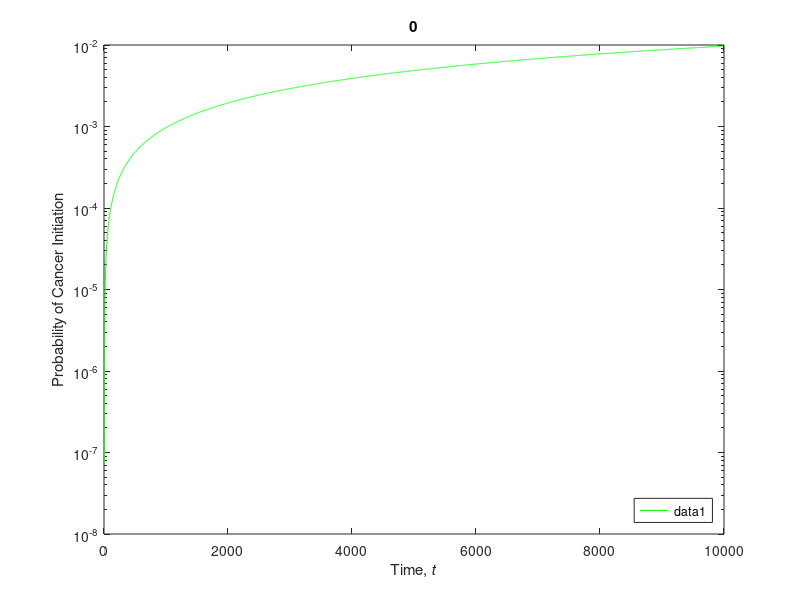
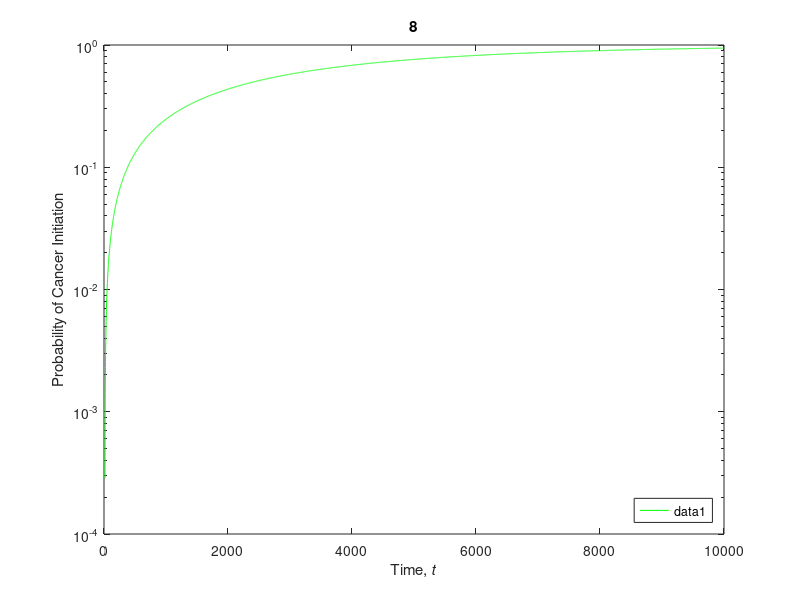
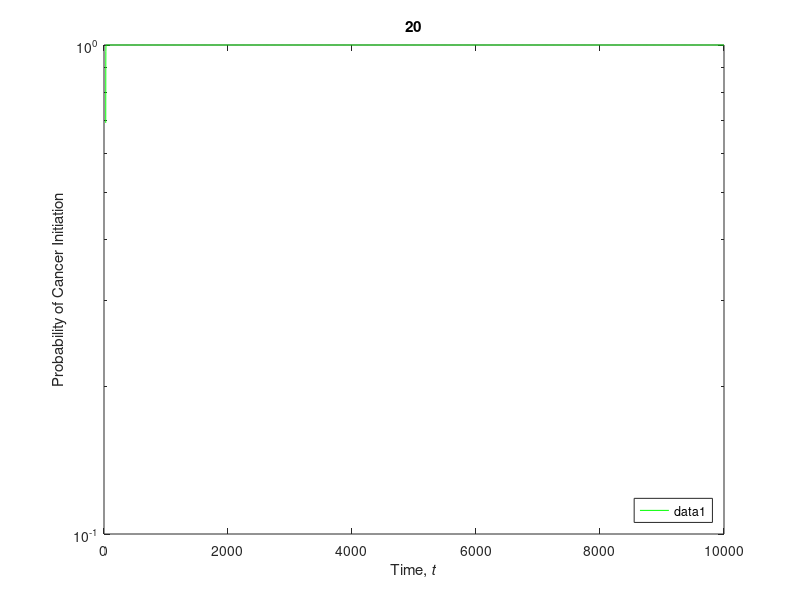
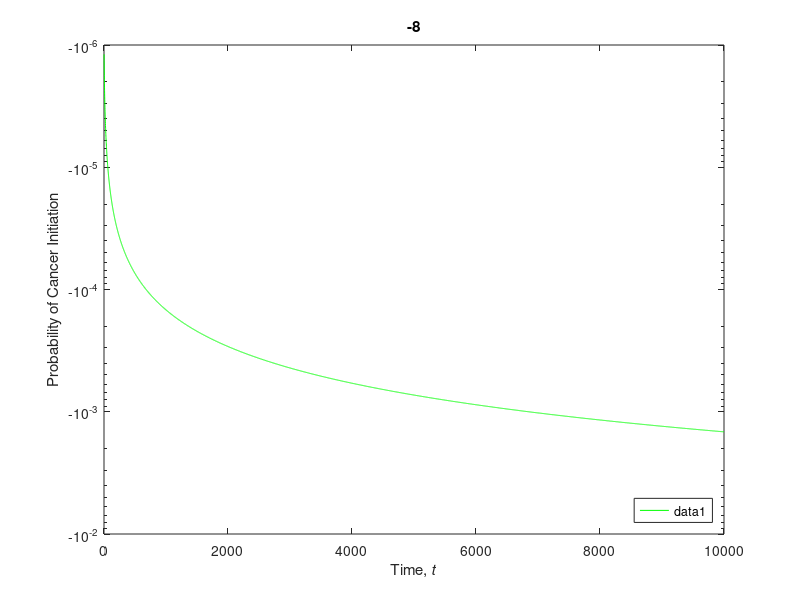

Source code (MATLAB) for these figures, in order:
clear all
close all
   for   y= [0,8,20,-8,7]    ;        %Gamma
   clear H and P3
    t= 0;   
graph_num = 0;
        N=500000;
        tau = 300;
        Ua = 5*10^-8;
        Ub=Ua;
        d=.1;
        z= 15;
        alpha=.5;
        ymin = 10^-3;
        ymax = 1;
        t_max = 10000;

for t = 1:t_max
for i = 1:z
    H(i) = (2^(i-1))*Ub*(2^(z+y-i)-1)*Ua*(t-(z+y-i)); %More precise equation for P3
end
P3(t) = 1-exp((-N/tau)*sum(H)*(1+d));

end


tvec = 1:t_max;
figure
semilogy(tvec,P3,'green')

legend('Location','southeast')
          %Sets axis to one similar to that used in the paper.
xlabel('Time, \it{t}');
ylabel('Probability of Cancer Initiation')
title(y) 
saveas(gcf,strcat('math485_gamma_equals_',int2str(y),'.png')) %saves  graph
   end
